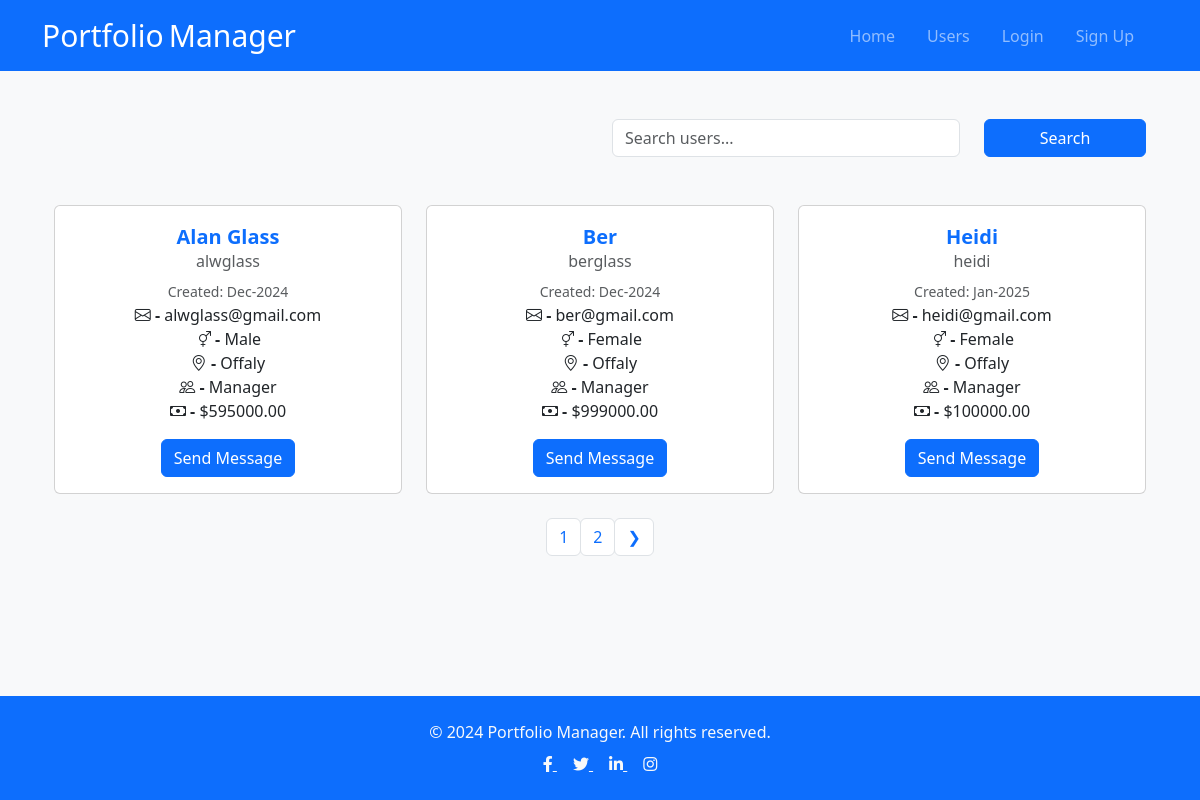
/profiles/, run on the app's committed database.
### users/models.py (models this page shows, shortened)
class Profile(models.Model):
    def allowed_groups():
        return {'name__in': Group.objects.values_list('name', flat=True)}
    GENDER_CHOICES = [
        ('Male', 'Male'),
        ('Female', 'Female'),
        ('Rather not say', 'Rather not say'),
    ]
    user = models.OneToOneField(User, on_delete=models.CASCADE, null=True,blank=True) # One User has One Profile
    group = models.ForeignKey(
        Group,
        on_delete=models.SET_NULL,
        null=True,
        blank=True,
        limit_choices_to=allowed_groups
    )
    username = models.CharField(max_length=200 , null=True,blank=True)
    balance = models.FloatField(null=False,default=0)
    location = models.CharField(max_length=200 , null=True,blank=True)
    name = models.CharField(max_length=200 , null=True,blank=True)
    email = models.EmailField(max_length=200 , null=True,blank=True)
    gender = models.CharField(
        max_length=20,
        choices=GENDER_CHOICES,
        default='Male',
    )
    short_intro = models.TextField(null=True,blank=True)
    bio  = models.TextField(null=True,blank=True)
    created = models.DateTimeField(auto_now_add=True)
    id = models.UUIDField(default=uuid.uuid4, unique=True, primary_key=True,editable=False)
    class Meta:
        ordering = ['username'] # "-" orders by descending

### users/views.py (the view)
# urls.py: path('profiles/',views.profiles,name="profiles"),
def profiles(request):
    profiles, search_query = searchProfiles(request)
    custom_range, profiles = paginateProfiles(request, profiles, 3)
    context = {'profiles':profiles,'search_query':search_query, 'custom_range': custom_range}
    for profile in profiles:
        print("NAME: ", profile.name, "GROUP: ", profile.group.name )
    print ('END OF VIEW')
    return render(request, 'users/profiles.html', context)

### users/utils.py (called while the page is built, shortened)
def searchProfiles(request):
    search_query = ''
    if request.GET.get('search_query'): #search_query is the "name =" on the form
        search_query = request.GET.get('search_query')
    print("SEARCH : ",search_query )
    if not search_query:
        print("No search query provided. Returning all profiles.")
        print("SEARCH : ",search_query )
        profiles = Profile.objects.all()  # Or return [] if you want to show no results
        return profiles, search_query

def paginateProfiles(request,profiles,results):
    page =   request.GET.get('page')
    paginator  = Paginator(profiles,results)
    try:
        profiles  = paginator.page(page)
    except PageNotAnInteger:
        page = 1
        profiles  = paginator.page(page)
    except EmptyPage:
        page = paginator.num_pages # get last pages
        profiles  = paginator.page(page)
    leftIndex = (int(page) - 1)
    if leftIndex < 1:
        leftIndex = 1
    rightIndex = (int(page) + 2)
    if rightIndex > paginator.num_pages:
        rightIndex = paginator.num_pages + 1
    custom_range = range(leftIndex,rightIndex)
    return custom_range , profiles

### users/templates/users/profiles.html (shortened to what this page needs)
{% extends 'base.html' %}
{% block content %}
  <main class="home">
      <div class="container">
        <div class="row g-4 ">
          <div class="col-md-6 mb-3">
            <h2 class="mb-0 text-light">User Management</h2>
          </div>
          <div class="col-md-4 form-floating mb-2">
            <div class="mb-3 w-100">
              <input
                class="form-control w-100"
                id="searchInput"
                type="search"
                name="search_query"
                value="{{ search_query }}"
                placeholder="Search users..."
                aria-label="Search users"
              />
            </div>
          </div>
            <div class="col-md-2 form-floating">
              <button class="btn btn-primary w-100" type="submit">Search</button>
            </div>
        </div>
      </div>
  <div class="container my-4">
    <div class="row g-4">
        {% for profile in profiles %}
            <div class="col-md-4 text-center">
                <div class="card h-100">
                    <div class="card-body">
                      <div class="text-center">
                        <p class="mb-1 text-primary fw-bold fs-5">{{ profile.name }}</p>
                      </div>
                        <h6 class="card-subtitle mb-2 text-muted">{{ profile.username }}</h6>
                        <small class="text-muted">Created: {{ profile.created|date:"M-Y" }}</small>
                        <p class="card-text">
                            <strong><i class="bi bi-envelope"></i> - </strong> {{ profile.email }}<br>
                            <strong><i class="bi bi-gender-ambiguous"></i> - </strong> {{ profile.gender }}<br>
                            <strong><i class="bi bi-geo-alt"></i> - </strong> {{ profile.location|default:"N/A" }}<br>
                            <strong><i class="bi bi-people"></i> - </strong> {{ profile.group.name }}<br>
                            <strong><i class="bi bi-cash"></i> - </strong> ${{ profile.balance|floatformat:2 }}
                        </p>
                        {% if request.user.profile.id != profile.id %}
                              <a href="{% url 'create-message' profile.id %}" class="btn btn-primary">Send Message </a>
                        {% else %}
                              <a href="{% url 'inbox' %}" class="btn btn-primary">Inbox </a>
                        {% endif %}
                        <br>
                    </div>
                </div>
            </div>
        {% empty %}
            <div class="col-12 text-center">
                <p>No profiles found.</p>
            </div>
        {% endfor %}
    </div>
</div>
     {% include 'pagination.html' with query_set=profiles custom_range=custom_range  %}
</main>
{% endblock content %}

### portfolio_manager/templates/base.html (shortened to what this page needs)
<!DOCTYPE html>
{% load static %}
<html lang="en">
<head>
    <link href="https://cdn.jsdelivr.net/npm/bootstrap@5.0.2/dist/css/bootstrap.min.css" rel="stylesheet">
    <link href="https://stackpath.bootstrapcdn.com/bootstrap/4.5.2/css/bootstrap.min.css" rel="stylesheet">
    <link rel="stylesheet" href="https://cdn.jsdelivr.net/npm/bootstrap-icons@1.11.3/font/bootstrap-icons.min.css">
    <link rel="stylesheet" href="https://cdnjs.cloudflare.com/ajax/libs/font-awesome/5.15.4/css/all.min.css">
    <link rel="stylesheet" href="{% static 'css/styles.css'  %}" />
    <link href="https://cdn.jsdelivr.net/npm/bootstrap@5.3.3/dist/css/bootstrap.min.css" rel="stylesheet">
</head>
<body class = "bg-light">
    <div class="wrapper">
        <nav class="navbar navbar-expand-lg bg-primary mb-5" data-bs-theme="dark">
            <div class="container">
            <a class="navbar-brand" href="">
                <span class = "responsive-text">Portfolio</span>
                <span class = "responsive-text"> Manager</span>
            </a>
            <div class="collapse navbar-collapse" id="navbarNav">
                <ul class="navbar-nav ml-auto">
                    <li class="nav-item">
                        <a class="nav-link" href="{% url 'index' %}">Home</a>
                    </li>
                    <li class="nav-item">
                        <a class="nav-link" href="{% url 'profiles' %}">Users</a>
                    </li>
                    {% if request.user.is_authenticated %}
                        <li class="nav-item">
                            <a class="nav-link" href="{% url 'inbox' %}">Inbox</a>
                        </li>
                        <li class="nav-item">
                            <a class="nav-link" href="{% url 'dashboard' %}">Dashboard</a>
                        </li>
                        <li class="nav-item">
                            <a class="nav-link" href="{% url 'investor' %}">Investor</a>
                        </li>
                        <li class="nav-item">
                            <a class="nav-link" href="{% url 'portfolios' %}">Portfolios</a>
                        </li>
                        <li class="nav-item">
                            <a class="nav-link" href="{% url 'edit-account' page='edit' %}" >Profile</a>
                        </li>
                        <!-- <li class="nav-item">
                            <a class="nav-link" href="">Asset List</a>
                        </li> -->
                        <li class="nav-item">
                            <a class="nav-link" href="{% url 'logout' %}" >Logout</a>
                        </li>
                    {% else %}
                        <li class="nav-item">
                            <a class="nav-link" href="{% url 'login' %}">Login</a>
                        </li>
                        <li class="nav-item">
                            <a class="nav-link" href="{% url 'register' %}">Sign Up</a>
                        </li>
                    {% endif %}
                </ul>
            </div>
        </div>
        </nav>
            <div class="content">
                <div class="container">
                    <div class="row">
                        <div class="col-12">
                            {% block content %}{% endblock %}
                        </div>
                    </div>
                </div>
            </div>
    <footer class="bg-primary text-light text-center py-4">
        <div class="container">
            <p class="mb-2">&copy; 2024 Portfolio Manager. All rights reserved.</p>
            <div class="social-icons">
                <a href="#" class="text-light mx-2" title="Facebook">
                    <i class="fab fa-facebook-f"></i>
                </a>
                <a href="#" class="text-light mx-2" title="Twitter">
                    <i class="fab fa-twitter"></i>
                </a>
                <a href="#" class="text-light mx-2" title="LinkedIn">
                    <i class="fab fa-linkedin-in"></i>
                </a>
                <a href="#" class="text-light mx-2" title="Instagram">
                    <i class="fab fa-instagram"></i>
                </a>
            </div>
        </div>
    </footer>
    </div>
    </body>
</html>

### portfolio_manager/templates/pagination.html (shortened to what this page needs)
{% if query_set.has_other_pages %}
<div aria-label="Page Navigation">
    <ul class="pagination justify-content-center">
        {% for page in custom_range %}
                {% if page == project.number %}
                    <li class="page-item">
                        <a
                            href="?page={{page}}"
                            class="page-link"
                            data-page = "{{page}}"
                        >
                            {{page}}
                        </a>
                    </li>
                {% else %}
                    <li class="page-item">
                        <a
                            href="?page={{page}}"
                            class="btn page-link"
                            data-page="{{page}}"
                        >
                            {{page}}
                        </a>
                    </li>
                {% endif %}
        {% endfor %}
        {% if query_set.has_next %}
        <li class="page-item">
            <a
                href="?page={{query_set.next_page_number}}"
                class="btn page-link btn--sub"
                data-page="{{query_set.next_page_number}}"
            >
                &#10095;
            </a>
        </li>
        {% endif %}
        </ul>
    </div>
{% endif %}

### portfolio_manager/static/css/styles.css (style rules this page uses)
:root { --color-main: #662c39; --color-main-light: #e6faff; --color-sub: #3f4156; --color-sub-light: #51546e; --color-sub-lighter: rgb(215, 207, 218); --color-text: #737373; --color-gray: #8b8b8b; --color-light: #e5e7eb; --color-light-gray: #767676; --color-bg: #f8fafd; --color-white: #fffefd; --color-white-light: #f3f3f3; --color-success: #359e64; --color-success-bg: #def8e8; --color-info: #35869e; --color-info-bg: #def8eea6; --color-error: #fc4b0b; --color-error-bg: #fff233; --font-base: 'Poppins', arial, helvetica, 'Segoe UI', roboto, ubuntu, sans-serif; --font-monospace: 'Fira Code', 'Courier New', courier, monospace; --font-regular: 300; --font-medium: 500; --font-bold: 700; --generic-shadow: 1px 1px 5px #00000010; --generic-transition: all 0.3s ease-in-out; }
body { font-family: Arial, sans-serif; background-color: #f0f0f0; margin: 0; padding: 0; }
nav { background-color: #333; color: #fff; padding: 1em; }
nav ul { list-style-type: none; margin: 0; padding: 0; }
nav ul li { display: inline; margin-right: 1em; }
nav ul li a { color: #fff; text-decoration: none; }
body { font-family: Arial, sans-serif; }
.navbar { margin-bottom: 20px; }
html, body { height: 100%; margin: 0; }
.wrapper { display: flex; flex-direction: column; min-height: 100vh; }
.content { flex: 1; }
footer { background-color: #343a40; color: #ffffff; }
.responsive-text { font-size: 24px; }
@media (min-width: 576px) { .responsive-text { font-size: 30px; } }

### data on the page
Profile: name "Alan Glass", username "alwglass", created "Dec-2024", email "alwglass@gmail.com", gender "Male", location "Offaly", group.name "Manager", balance "595000.00", shows "Send Message"
Profile: name "Ber", username "berglass", created "Dec-2024", email "ber@gmail.com", gender "Female", location "Offaly", group.name "Manager", balance "999000.00", shows "Send Message"
Profile: name "Heidi", username "heidi", created "Jan-2025", email "heidi@gmail.com", gender "Female", location "Offaly", group.name "Manager", balance "100000.00", shows "Send Message"

### other printed values
{{ page }} "1" "2"
